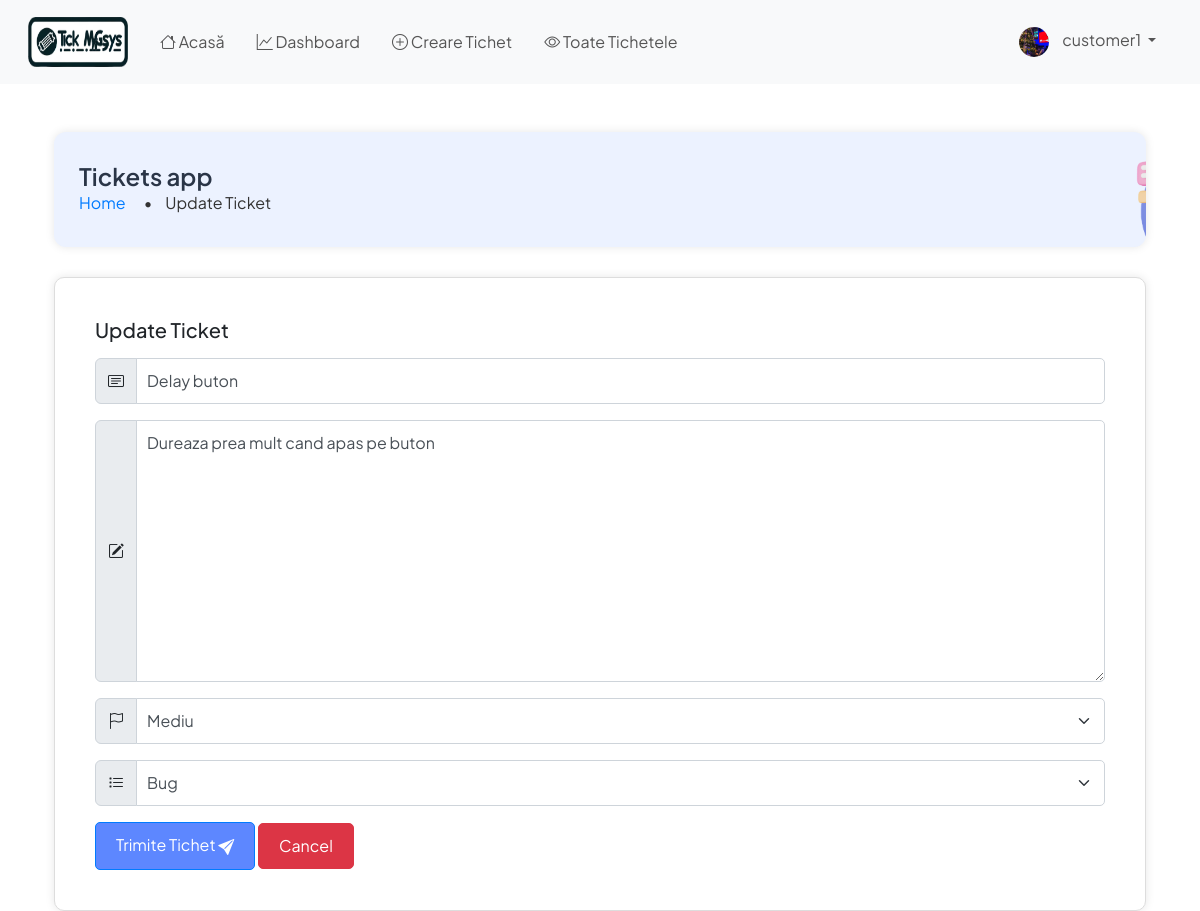
/ticket/update-ticket/87/ (signed in), run on an earlier commit of the app's database.
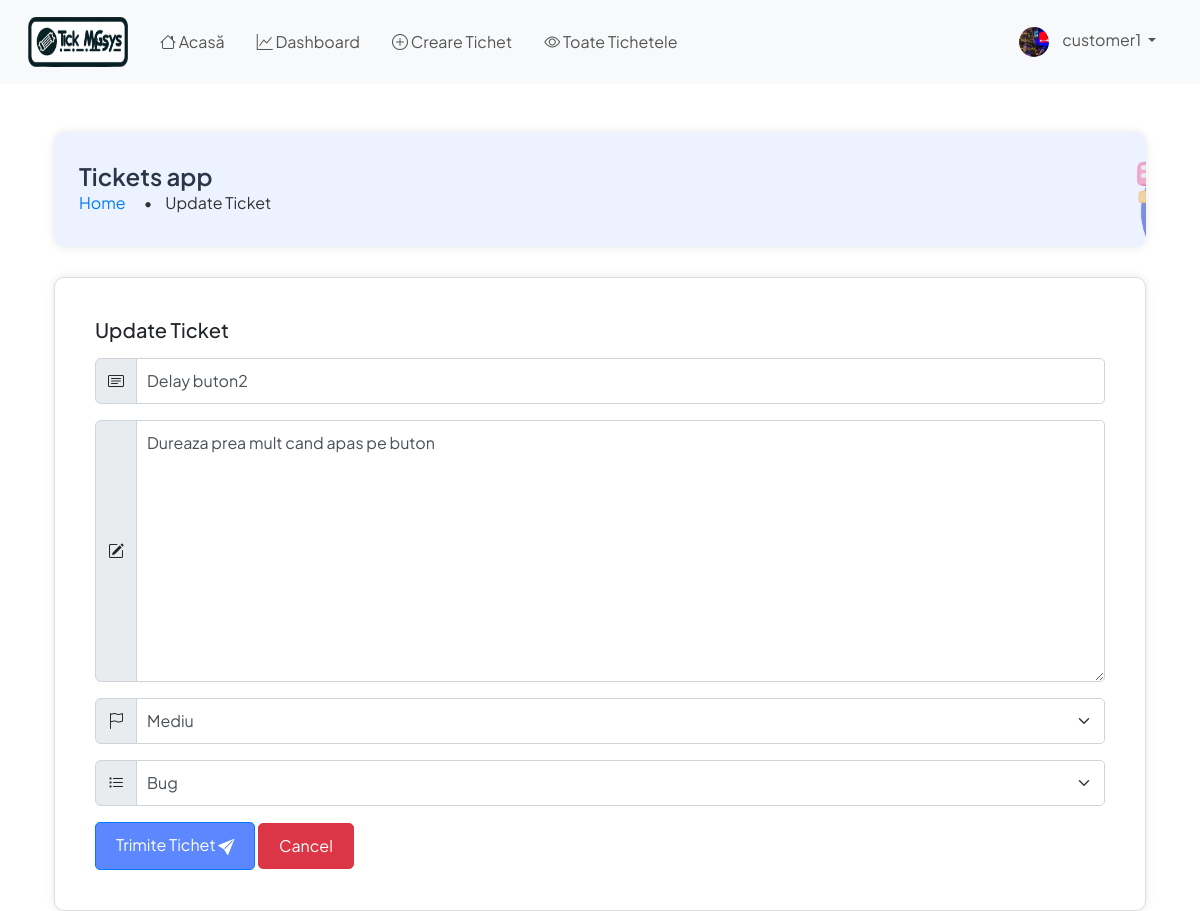
And on a later commit of the database.
### ticket/models.py (models this page shows, shortened)
class Ticket(models.Model):
    PRIORITY_CHOICES = (
        ('Very Low', 'Foarte Scăzut'),
        ('Low', 'Scăzut'),
        ('Medium', 'Mediu'),
        ('High', 'Ridicat'),
        ('Very High', 'Foarte Ridicat'),
    )
    CATEGORY_CHOICES = (
        ('Bug', 'Bug'),
        ('Feature Request', 'Cerere Funcționalitate'),
        ('Customer Support', 'Suport Client'),
        ('Sales', 'Vânzări'),
        ('Feedback', 'Feedback'),
        ('Other', 'Altele'),
    )
    STATUS_CHOICES = (
        ('Active', 'Activ'),
        ('Completed', 'Completat'),
        ('Pending', 'În așteptare'),
    )
    id = models.AutoField(primary_key=True)
    title = models.CharField(max_length=100, validators=[MaxLengthValidator(100)], unique=True)
    description = models.TextField()
    priority = models.CharField(max_length=9, choices=PRIORITY_CHOICES, default='Low')
    category = models.CharField(max_length=20, choices=CATEGORY_CHOICES, default='Other')
    created_by = models.ForeignKey(User, on_delete=models.CASCADE, related_name='tickets_created', editable=False)
    date_created = models.DateTimeField(auto_now_add=True)
    assigned_to = models.ForeignKey(User, on_delete=models.DO_NOTHING, null=True, blank=True,
                                    related_name='tickets_assigned')
    is_resolved = models.BooleanField(default=False)
    accepted_date = models.DateTimeField(null=True, blank=True)
    closed_date = models.DateTimeField(null=True, blank=True)
    ticket_status = models.CharField(max_length=20, choices=STATUS_CHOICES, default='Pending')
    updated_at = models.DateTimeField(auto_now=True)
    class Meta:
        verbose_name = "Ticket"
        verbose_name_plural = "Tickets"
        ordering = ['-date_created']
        unique_together = ('title', 'created_by')
        indexes = [
            models.Index(fields=['priority']),
            models.Index(fields=['category']),
            models.Index(fields=['ticket_status']),
            models.Index(fields=['date_created']),
            models.Index(fields=['updated_at']),
        ]

### ticket/views.py (the view)
# urls.py: path('update-ticket/<int:pk>/', views.update_ticket, name='update-ticket'),
@login_required
def update_ticket(request, pk):
    ticket = Ticket.objects.get(pk=pk)
    if not ticket.is_resolved:
        if request.method == 'POST':
            form = UpdateTicketForm(request.POST, instance=ticket)
            if form.is_valid():
                form.save()
                messages.info(request,
                              "Modificările la tichetul dumneavoastră au fost actualizate cu succes. Modificările au "
                              "fost salvate!")
                return redirect('dashboard')
            else:
                messages.warning(request, 'Ceva nu a mers bine. Vă rugăm să încercați din nou!')
                return redirect('create-ticket')
        else:
            form = UpdateTicketForm(instance=ticket)
            context = {'form': form}
            return render(request, 'ticket/update_ticket.html', context)
    else:
        return messages.warning(request, 'Nu puteți face modificări!')

### ticket/form.py
class UpdateTicketForm(forms.ModelForm):
    class Meta:
        model = Ticket
        fields = ['title', 'description', 'priority', 'category']

### templates/ticket/update_ticket.html (shortened to what this page needs)
{% extends 'base.html' %}
{% load widget_tweaks %}
{% load static %}
{% block content %}
    <div class="container mt-5">
        <div class="header-box">
            <div class="header-content">
                <h1 class="header-title">Tickets app</h1>
                <nav class="breadcrumb">
                    <a href="{% url 'home' %}" class="breadcrumb-item">Home</a>
                    <span class="breadcrumb-item active">Update Ticket</span>
                    <img src="{% static 'images/breadcrumb.png' %}" alt="Breadcrumb Icon" class="breadcrumb-icon">
                </nav>
            </div>
        </div>
        <div class="content-box">
            <div class="card-body">
                <h5 class="card-title mb-3">Update Ticket</h5>
                <form method="POST">
                    <div class="mb-3 input-group">
                        <span class="input-group-text"><i class="bi bi-card-text"></i></span>
                        {% render_field form.title class="form-control" placeholder="Rezumați problema" %}
                    </div>
                    <div class="mb-3 input-group">
                        <span class="input-group-text"><i class="bi bi-pencil-square"></i></span>
                        {% render_field form.description class="form-control" placeholder="Detaliați problema" %}
                    </div>
                    <div class="mb-3 input-group">
                        <span class="input-group-text"><i class="bi bi-flag"></i></span>
                        {% render_field form.priority class="form-select" %}
                    </div>
                    <div class="mb-3 input-group">
                        <span class="input-group-text"><i class="bi bi-list-task"></i></span>
                        {% render_field form.category class="form-select" %}
                    </div>
                    <button type="submit" class="btn btn-primary btn-block">Trimite Tichet <i
                            class="bi bi-send-fill"></i>
                    </button>
                    <a href="{% url 'all-tickets' %}" class="btn btn-delete-ticket btn-block">Cancel</a>
                </form>
            </div>
        </div>
    </div>
{% endblock content %}

What changed in the data, as far as the page shows it:
changed Ticket "Dureaza prea mult cand apas pe buton": title "Delay buton" → "Delay buton2"
